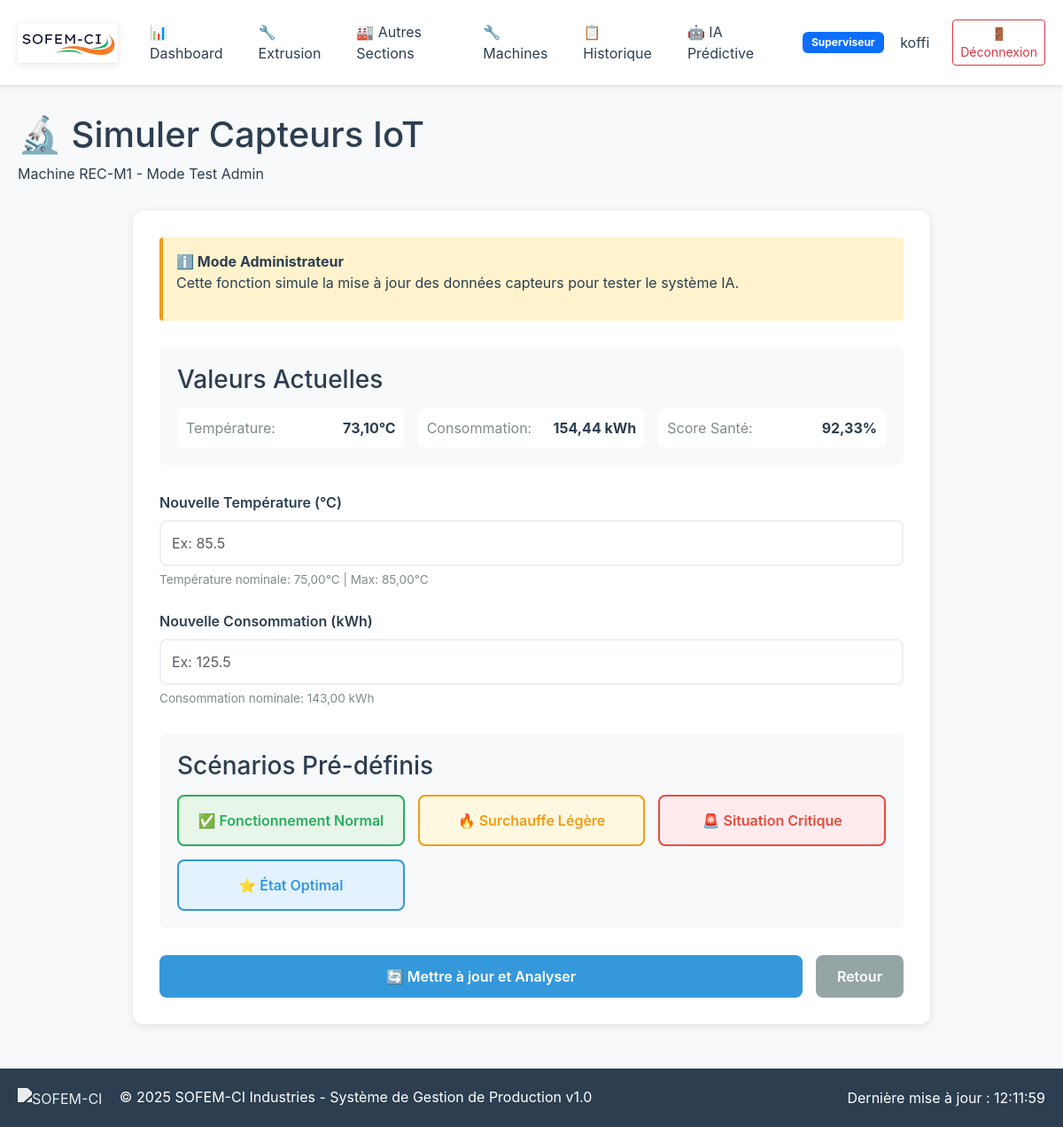
/ia/machine/27/simuler/ (signed in), run on an earlier commit of the app's database.
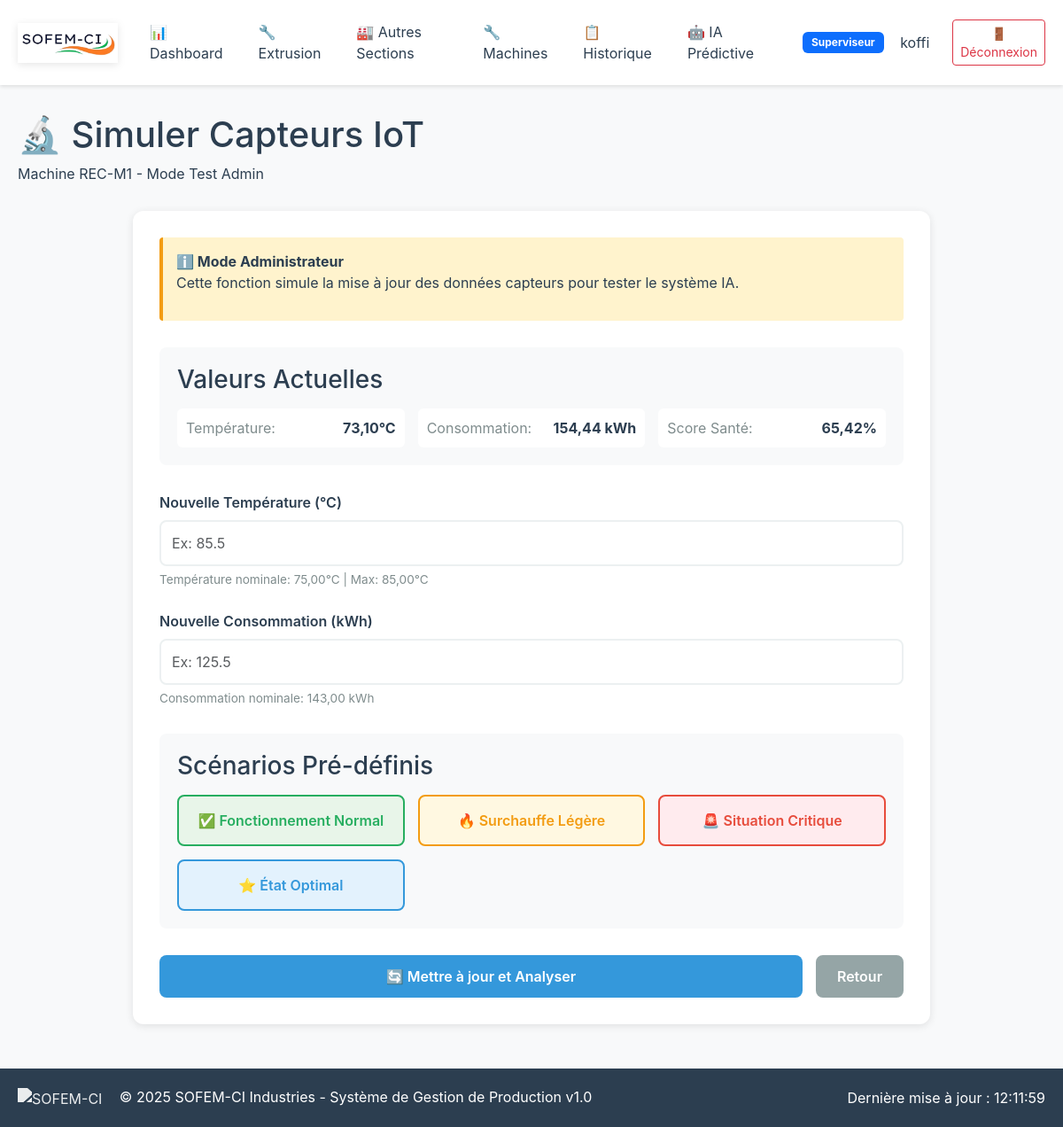
And on a later commit of the database.
### sofemci/models/users.py (models this page shows, shortened)
class CustomUser(AbstractUser):
    ROLES = [
        ('admin', 'Administrateur'),
        ('chef_extrusion', 'Chef Zone Extrusion'),
        ('chef_soudure', 'Chef Zone Soudure'),
        ('chef_imprimerie', 'Chef Zone Imprimerie'),
        ('chef_recyclage', 'Chef Zone Recyclage'),
        ('superviseur', 'Superviseur'),
        ('direction', 'Direction'),
    ]
    role = models.CharField(max_length=20, choices=ROLES, default='superviseur')
    telephone = models.CharField(max_length=20, blank=True)
    date_embauche = models.DateField(null=True, blank=True)
    actif = models.BooleanField(default=True)
    class Meta:
        verbose_name = "Utilisateur"
        verbose_name_plural = "Utilisateurs"

### sofemci/models/machines.py (models this page shows, shortened)
class Machine(models.Model):
    TYPES_MACHINE = [
        ('extrudeuse', 'Extrudeuse'),
        ('refroidisseur', 'Refroidisseur'),
        ('enrouleur', 'Enrouleur'),
        ('imprimante', 'Imprimante'),
        ('soudeuse', 'Soudeuse'),
        ('moulinex', 'Moulinex'),
    ]
    ETATS = [
        ('actif', 'Active'),
        ('maintenance', 'Maintenance'),
        ('arret', 'Arrêtée'),
        ('panne', 'En Panne'),
    ]
    SECTIONS = [
        ('extrusion', 'Extrusion'),
        ('imprimerie', 'Imprimerie'),
        ('soudure', 'Soudure'),
        ('recyclage', 'Recyclage'),
    ]
    PROVENANCE_CHOICES = [
        ('chine', 'Chine'),
        ('allemagne', 'Allemagne'),
        ('italie', 'Italie'),
        ('france', 'France'),
        ('usa', 'États-Unis'),
        ('japon', 'Japon'),
        ('autre', 'Autre'),
    ]
    numero = models.CharField(max_length=10)
    type_machine = models.CharField(max_length=20, choices=TYPES_MACHINE)
    section = models.CharField(max_length=20, choices=SECTIONS)
    zone_extrusion = models.ForeignKey('ZoneExtrusion', on_delete=models.CASCADE, null=True, blank=True)
    etat = models.CharField(max_length=15, choices=ETATS, default='actif')
    date_installation = models.DateField(null=True, blank=True)
    derniere_maintenance = models.DateField(null=True, blank=True)
    capacite_horaire = models.DecimalField(max_digits=10, decimal_places=2, null=True, blank=True)
    observations = models.TextField(blank=True)
    provenance = models.CharField(
        max_length=20,
        choices=PROVENANCE_CHOICES,
        default='autre',
        verbose_name="Provenance",
        help_text="Pays d'origine de la machine"
    )
    est_nouvelle = models.BooleanField(
        default=True,
        verbose_name="Machine neuve",
        help_text="Indique si la machine était neuve lors de l'installation"
    )
    heures_fonctionnement_totales = models.DecimalField(
        max_digits=10,
        decimal_places=2,
        default=0,
        verbose_name="Heures de fonctionnement totales",
        help_text="Nombre total d'heures depuis installation"
    )
    heures_depuis_derniere_maintenance = models.DecimalField(
        max_digits=10,
        decimal_places=2,
        default=0,
        verbose_name="Heures depuis dernière maintenance"
    )
    prochaine_maintenance_prevue = models.DateField(
        null=True,
        blank=True,
        verbose_name="Prochaine maintenance prévue"
    )
    frequence_maintenance_jours = models.IntegerField(
        default=90,
        verbose_name="Fréquence maintenance (jours)",
        help_text="Intervalle recommandé entre maintenances"
    )
    nombre_pannes_totales = models.IntegerField(
        default=0,
        verbose_name="Nombre de pannes totales"
    )
    nombre_pannes_6_derniers_mois = models.IntegerField(
        default=0,
        verbose_name="Pannes - 6 derniers mois"
    )
    nombre_pannes_1_dernier_mois = models.IntegerField(
        default=0,
        verbose_name="Pannes - dernier mois"
    )
    date_derniere_panne = models.DateTimeField(
        null=True,
        blank=True,
        verbose_name="Date dernière panne"
    )
    duree_moyenne_reparation = models.DecimalField(
        max_digits=6,
        decimal_places=2,
        default=0,
        verbose_name="Durée moyenne réparation (heures)"
    )
    consommation_electrique_kwh = models.DecimalField(
        max_digits=10,
        decimal_places=2,
        default=0,
        verbose_name="Consommation électrique actuelle (kWh)",
        help_text="Consommation moyenne par heure"
    )
    consommation_electrique_nominale = models.DecimalField(
        max_digits=10,
        decimal_places=2,
        default=0,
        verbose_name="Consommation nominale (kWh)",
        help_text="Consommation normale à pleine charge"
    )
    temperature_actuelle = models.DecimalField(
        max_digits=5,
        decimal_places=2,
        null=True,
        blank=True,
        verbose_name="Température actuelle (°C)"
    )
    temperature_nominale = models.DecimalField(
        max_digits=5,
        decimal_places=2,
        default=0,
        verbose_name="Température nominale (°C)",
        help_text="Température normale de fonctionnement"
    )
    temperature_max_autorisee = models.DecimalField(
        max_digits=5,
        decimal_places=2,
        default=0,
        verbose_name="Température max autorisée (°C)"
    )
    score_sante_global = models.DecimalField(
        max_digits=5,
        decimal_places=2,
        default=100,
        verbose_name="Score santé global (%)",
        help_text="Score calculé par l'IA (0-100)"
    )
    probabilite_panne_7_jours = models.DecimalField(
        max_digits=5,
        decimal_places=2,
        default=0,
        verbose_name="Probabilité panne 7 jours (%)",
        help_text="Risque de panne dans les 7 prochains jours"
    )
    probabilite_panne_30_jours = models.DecimalField(
        max_digits=5,
        decimal_places=2,
        default=0,
        verbose_name="Probabilité panne 30 jours (%)"
    )
    anomalie_detectee = models.BooleanField(
        default=False,
        verbose_name="Anomalie détectée"
    )
    type_anomalie = models.CharField(
        max_length=100,
        blank=True,
        verbose_name="Type d'anomalie",
        help_text="Ex: Surchauffe, Surconsommation, Vibrations"
    )
    date_derniere_analyse_ia = models.DateTimeField(
        null=True,
        blank=True,
        verbose_name="Dernière analyse IA"
    )
    derniere_mise_a_jour_donnees = models.DateTimeField(
        auto_now=True,
        verbose_name="Dernière mise à jour données"
    )
    class Meta:
        unique_together = ['numero', 'section']
        ordering = ['section', 'numero']
        verbose_name = "Machine"
        verbose_name_plural = "Machines"

### sofemci/views/machines.py (the view, shortened to what this page needs)
# urls.py: path('ia/machine/<int:machine_id>/simuler/', views.simuler_capteurs_view, name='simuler_capteurs'),
@login_required
def simuler_capteurs_view(request, machine_id):
    machine = get_object_or_404(Machine, id=machine_id)
    context = {
        'machine': machine,
    }
    return render(request, 'simuler_capteurs.html', context)

### templates/simuler_capteurs.html (shortened to what this page needs)
{% extends 'base.html' %}
{% load static %}
{% block content %}
<div class="container">
    <div class="page-header">
        <h1>🔬 Simuler Capteurs IoT</h1>
        <p>Machine {{ machine.numero }} - Mode Test Admin</p>
    </div>
    <div class="form-container">
        <div class="info-admin">
            <strong>ℹ️ Mode Administrateur</strong>
            <p>Cette fonction simule la mise à jour des données capteurs pour tester le système IA.</p>
        </div>
        <form method="post" class="capteurs-form">
            <div class="current-values">
                <h3>Valeurs Actuelles</h3>
                <div class="values-grid">
                    <div class="value-item">
                        <span class="label">Température:</span>
                        <span class="value">{{ machine.temperature_actuelle }}°C</span>
                    </div>
                    <div class="value-item">
                        <span class="label">Consommation:</span>
                        <span class="value">{{ machine.consommation_electrique_kwh }} kWh</span>
                    </div>
                    <div class="value-item">
                        <span class="label">Score Santé:</span>
                        <span class="value">{{ machine.score_sante_global }}%</span>
                    </div>
                </div>
            </div>
            <div class="form-group">
                <label for="temperature">Nouvelle Température (°C)</label>
                <input type="number" id="temperature" name="temperature" step="0.1" class="form-control"
                       placeholder="Ex: 85.5">
                <small>Température nominale: {{ machine.temperature_nominale }}°C | Max: {{ machine.temperature_max_autorisee }}°C</small>
            </div>
            <div class="form-group">
                <label for="consommation">Nouvelle Consommation (kWh)</label>
                <input type="number" id="consommation" name="consommation" step="0.1" class="form-control"
                       placeholder="Ex: 125.5">
                <small>Consommation nominale: {{ machine.consommation_electrique_nominale }} kWh</small>
            </div>
            <div class="scenarios">
                <h3>Scénarios Pré-définis</h3>
                <div class="scenarios-grid">
                    <button type="button" onclick="setScenario('normal')" class="scenario-btn normal">
                        ✅ Fonctionnement Normal
                    </button>
                    <button type="button" onclick="setScenario('surchauffe')" class="scenario-btn warning">
                        🔥 Surchauffe Légère
                    </button>
                    <button type="button" onclick="setScenario('critique')" class="scenario-btn danger">
                        🚨 Situation Critique
                    </button>
                    <button type="button" onclick="setScenario('optimal')" class="scenario-btn success">
                        ⭐ État Optimal
                    </button>
                </div>
            </div>
            <div class="form-actions">
                <button type="submit" class="btn-primary">🔄 Mettre à jour et Analyser</button>
                <a href="{% url 'machine_detail_ia' machine.id %}" class="btn-secondary">Retour</a>
            </div>
        </form>
    </div>
</div>
{% endblock %}

### templates/base.html (shortened to what this page needs)
{% load static %}
<!DOCTYPE html>
<html lang="fr">
<head>
    <link href="https://cdn.jsdelivr.net/npm/bootstrap@5.3.0/dist/css/bootstrap.min.css" rel="stylesheet">
</head>
<body class="{% block body_class %}{% endblock %}">
   {% if user.is_authenticated %}
<nav class="navbar">
    <div class="container">
        <div class="d-flex justify-content-between align-items-center w-100">
            <div>
                <a href="{% url 'dashboard' %}" class="navbar-brand">
                    <img src="{% static 'img/logo_sofem_ci.jpeg' %}" alt="SOFEM-CI Logo" class="navbar-logo">
                </a>
            </div>
            <div class="d-flex align-items-center">
                <div class="nav-menu d-flex">
                    <a href="{% url 'dashboard' %}" class="nav-link {% if request.resolver_match.url_name == 'dashboard' %}active{% endif %}">
                        📊 Dashboard
                    </a>
                    {% if user.role in 'chef_extrusion,superviseur,admin' %}
                    <a href="{% url 'saisie_extrusion' %}" class="nav-link {% if request.resolver_match.url_name == 'saisie_extrusion' %}active{% endif %}">
                        🔧 Extrusion
                    </a>
                    {% endif %}
                    {% if user.role in 'chef_imprimerie,chef_soudure,chef_recyclage,superviseur,admin' %}
                    <a href="{% url 'saisie_sections' %}" class="nav-link {% if request.resolver_match.url_name == 'saisie_sections' %}active{% endif %}">
                        🏭 Autres Sections
                    </a>
                    {% endif %}
                    {% if user.role in 'superviseur,admin' %}
                    <a href="{% url 'machines_list' %}" class="nav-link {% if 'machine' in request.resolver_match.url_name %}active{% endif %}">
                        🔧 Machines
                    </a>
                    {% endif %}
                    <a href="{% url 'historique' %}" class="nav-link {% if request.resolver_match.url_name == 'historique' %}active{% endif %}">
                        📋 Historique
                    </a>
                    {% if user.role in 'superviseur,admin,direction' %}
                    <a href="{% url 'dashboard_ia' %}" class="nav-link">
                      🤖 IA Prédictive
                    </a>
                    {% endif %}
                </div>
                <div class="ms-4 user-info">
                    <span class="badge bg-primary">{{ user.get_role_display|default:user.role }}</span>
                    <span class="ms-2">{{ user.get_full_name|default:user.username }}</span>
                    <a href="{% url 'logout' %}" class="btn btn-sm btn-outline-danger ms-3">
                        🚪 Déconnexion
                    </a>
                </div>
            </div>
        </div>
    </div>
</nav>
{% endif %}
    <main class="{% if user.is_authenticated %}main-content{% else %}auth-main{% endif %}">
        {% block content %}{% endblock %}
    </main>
    {% if user.is_authenticated %}
        <footer class="main-footer">
            <div class="footer-content">
                <div class="footer-left">
                    <img src="{% static 'images/logo-sofem-ci.png' %}" alt="SOFEM-CI" class="footer-logo">
                    <span>&copy; 2025 SOFEM-CI Industries - Système de Gestion de Production v1.0</span>
                </div>
                <div class="footer-right">
                    <span id="last-update">Dernière mise à jour : {{ "now"|date:"H:i:s" }}</span>
                </div>
            </div>
        </footer>
    {% endif %}
</body>
</html>

What changed in the data, as far as the page shows it:
changed Machine "REC-M1": score_sante_global "92,33" → "65,42"
